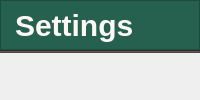
         <widget class="QWidget" name="settings_page">
          <layout class="QVBoxLayout" name="verticalLayout_18">
           <property name="spacing">
            <number>0</number>
           </property>
           <property name="leftMargin">
            <number>0</number>
           </property>
           <property name="topMargin">
            <number>0</number>
           </property>
           <property name="rightMargin">
            <number>0</number>
           </property>
           <property name="bottomMargin">
            <number>0</number>
           </property>
           <item>
            <widget class="QFrame" name="frame_9">
             <property name="frameShape">
              <enum>QFrame::NoFrame</enum>
             </property>
             <property name="frameShadow">
              <enum>QFrame::Raised</enum>
             </property>
             <layout class="QVBoxLayout" name="verticalLayout_16">
              <property name="spacing">
               <number>0</number>
              </property>
              <property name="leftMargin">
               <number>0</number>
              </property>
              <property name="topMargin">
               <number>0</number>
              </property>
              <property name="rightMargin">
               <number>0</number>
              </property>
              <property name="bottomMargin">
               <number>0</number>
              </property>
              <item>
               <widget class="QFrame" name="frame_10">
                <property name="frameShape">
                 <enum>QFrame::NoFrame</enum>
                </property>
                <property name="frameShadow">
                 <enum>QFrame::Raised</enum>
                </property>
                <property name="lineWidth">
                 <number>0</number>
                </property>
                <layout class="QVBoxLayout" name="verticalLayout_17">
                 <property name="spacing">
                  <number>0</number>
                 </property>
                 <property name="leftMargin">
                  <number>0</number>
                 </property>
                 <property name="topMargin">
                  <number>0</number>
                 </property>
                 <property name="rightMargin">
                  <number>0</number>
                 </property>
                 <property name="bottomMargin">
                  <number>0</number>
                 </property>
                 <item>
                  <widget class="QFrame" name="title_frame_5">
                   <property name="minimumSize">
                    <size>
                     <width>0</width>
                     <height>50</height>
                    </size>
                   </property>
                   <property name="maximumSize">
                    <size>
                     <width>16777215</width>
                     <height>50</height>
                    </size>
                   </property>
                   <property name="styleSheet">
                    <string notr="true">background-color:#266150</string>
                   </property>
                   <property name="frameShape">
                    <enum>QFrame::StyledPanel</enum>
                   </property>
                   <property name="frameShadow">
                    <enum>QFrame::Raised</enum>
                   </property>
                   <layout class="QHBoxLayout" name="horizontalLayout_19">
                    <property name="spacing">
                     <number>0</number>
                    </property>
                    <property name="leftMargin">
                     <number>0</number>
                    </property>
                    <property name="topMargin">
                     <number>0</number>
                    </property>
                    <property name="rightMargin">
                     <number>0</number>
                    </property>
                    <property name="bottomMargin">
                     <number>0</number>
                    </property>
                    <item>
                     <widget class="QLabel" name="title_label_5">
                      <property name="minimumSize">
                       <size>
                        <width>150</width>
                        <height>0</height>
                       </size>
                      </property>
                      <property name="styleSheet">
                       <string notr="true">QLabel {
	font: bold 30px;
	color:#FDF8F5;
	padding-left:6px
}</string>
                      </property>
                      <property name="text">
                       <string>Settings</string>
                      </property>
                      <property name="alignment">
                       <set>Qt::AlignLeading|Qt::AlignLeft|Qt::AlignVCenter</set>
                      </property>
                     </widget>
                    </item>
                    <item>
                     <spacer name="title_spacer_5">
                      <property name="orientation">
                       <enum>Qt::Horizontal</enum>
                      </property>
                      <property name="sizeHint" stdset="0">
                       <size>
                        <width>40</width>
                        <height>20</height>
                       </size>
                      </property>
                     </spacer>
                    </item>
                   </layout>
                  </widget>
                 </item>
                 <item>
                  <widget class="Line" name="line_7">
                   <property name="minimumSize">
                    <size>
                     <width>0</width>
                     <height>3</height>
                    </size>
                   </property>
                   <property name="maximumSize">
                    <size>
                     <width>16777215</width>
                     <height>3</height>
                    </size>
                   </property>
                   <property name="styleSheet">
                    <string notr="true">background-color:#4F4846;</string>
                   </property>
                   <property name="orientation">
                    <enum>Qt::Horizontal</enum>
                   </property>
                  </widget>
                 </item>
                 <item>
                  <spacer name="verticalSpacer_4">
                   <property name="orientation">
                    <enum>Qt::Vertical</enum>
                   </property>
                   <property name="sizeHint" stdset="0">
                    <size>
                     <width>20</width>
                     <height>40</height>
                    </size>
                   </property>
                  </spacer>
                 </item>
                </layout>
               </widget>
              </item>
             </layout>
            </widget>
           </item>
          </layout>
         </widget>
